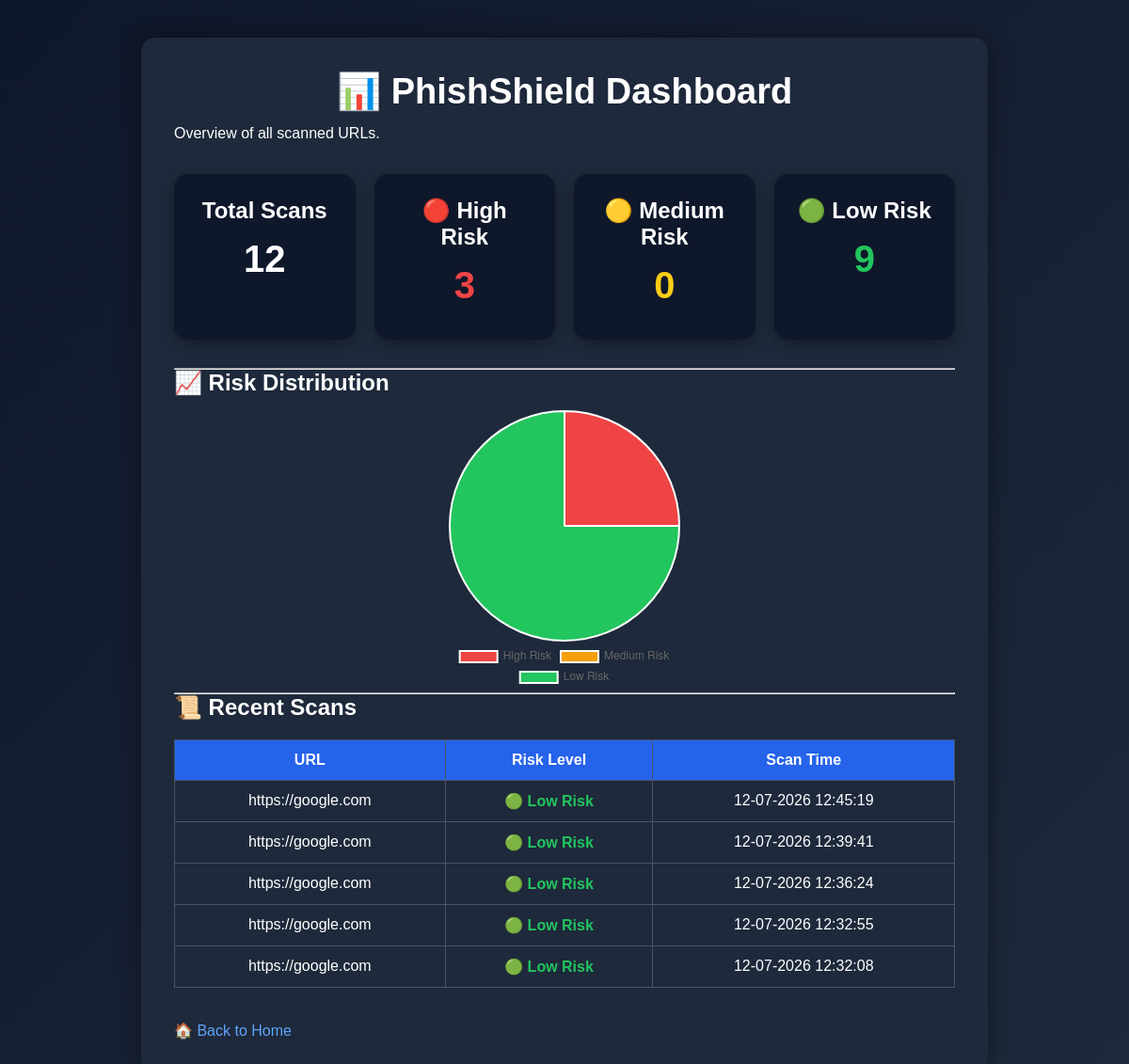
Page /dashboard on the earlier database version.
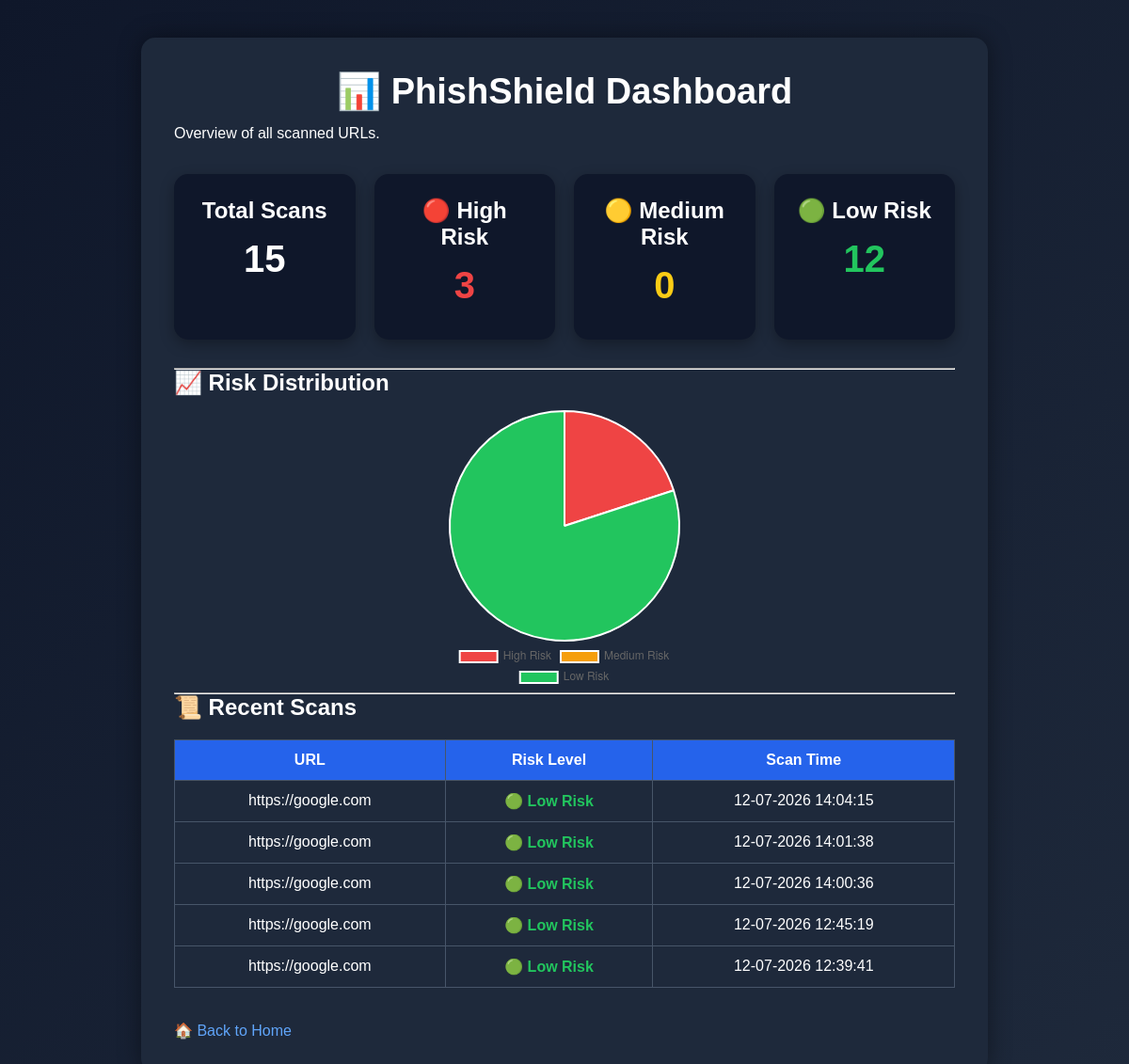
Same page on the later database version.
### tables this page shows
CREATE TABLE scan_history(

        id INTEGER PRIMARY KEY AUTOINCREMENT,

        url TEXT,

        risk_score INTEGER,

        risk_level TEXT,

        scan_time TEXT

    );

### app.py (the view)
@app.route("/dashboard")
def dashboard():
    stats = get_dashboard_stats()
    recent = get_recent_scans()
    return render_template(
        "dashboard.html",
        stats=stats,
        recent=recent
    )

### database.py (called while the page is built)
def get_dashboard_stats():
    conn = sqlite3.connect(DATABASE)
    cursor = conn.cursor()
    cursor.execute("SELECT COUNT(*) FROM scan_history")
    total = cursor.fetchone()[0]
    cursor.execute("""
    SELECT COUNT(*)
    FROM scan_history
    WHERE risk_level='High Risk'
    """)
    high = cursor.fetchone()[0]
    cursor.execute("""
    SELECT COUNT(*)
    FROM scan_history
    WHERE risk_level='Medium Risk'
    """)
    medium = cursor.fetchone()[0]
    cursor.execute("""
    SELECT COUNT(*)
    FROM scan_history
    WHERE risk_level='Low Risk'
    """)
    low = cursor.fetchone()[0]
    conn.close()
    return {
        "total": total,
        "high": high,
        "medium": medium,
        "low": low
    }

def get_recent_scans(limit=5):
    conn = sqlite3.connect(DATABASE)
    cursor = conn.cursor()
    cursor.execute("""
    SELECT
        url,
        risk_level,
        scan_time

    FROM scan_history

    ORDER BY id DESC

    LIMIT ?
    """, (limit,))
    rows = cursor.fetchall()
    conn.close()
    return rows

### templates/dashboard.html (shortened to what this page needs)
<!DOCTYPE html>
<html lang="en">
<head>
    <link rel="stylesheet" href="{{ url_for('static', filename='style.css') }}">
</head>
<body>
<div class="container">
    <h1>📊 PhishShield Dashboard</h1>
    <p>Overview of all scanned URLs.</p>
    <div class="stats">
        <div class="card">
            <h2>Total Scans</h2>
            <h1>{{ stats.total }}</h1>
        </div>
        <div class="card">
            <h2>🔴 High Risk</h2>
            <h1 class="high">{{ stats.high }}</h1>
        </div>
        <div class="card">
            <h2>🟡 Medium Risk</h2>
            <h1 class="medium">{{ stats.medium }}</h1>
        </div>
        <div class="card">
            <h2>🟢 Low Risk</h2>
            <h1 class="low">{{ stats.low }}</h1>
        </div>
    </div>
    <hr>
    <h2>📈 Risk Distribution</h2>
    {% if stats.total > 0 %}
    <div style="max-width:500px; margin:auto;">
        <canvas id="riskChart"></canvas>
    </div>
    {% else %}
    <p>No scans available to display chart.</p>
    {% endif %}
    <hr>
    <h2>📜 Recent Scans</h2>
    <table class="feature-table">
        <tr>
            <th>URL</th>
            <th>Risk Level</th>
            <th>Scan Time</th>
        </tr>
        {% if recent %}
            {% for row in recent %}
            <tr>
                <td>{{ row[0] }}</td>
                <td>
                    {% if row[1] == "Low Risk" %}
                        <span class="low">🟢 {{ row[1] }}</span>
                    {% elif row[1] == "Medium Risk" %}
                        <span class="medium">🟡 {{ row[1] }}</span>
                    {% else %}
                        <span class="high">🔴 {{ row[1] }}</span>
                    {% endif %}
                </td>
                <td>{{ row[2] }}</td>
            </tr>
            {% endfor %}
        {% else %}
            <tr>
                <td colspan="3">
                    No scan history available.
                </td>
            </tr>
        {% endif %}
    </table>
    <br><br>
    <a href="/">🏠 Back to Home</a>
</div>
{% if stats.total > 0 %}
<script>
const ctx = document.getElementById("riskChart");
new Chart(ctx, {
    type: "pie",
    data: {
        labels: [
            "High Risk",
            "Medium Risk",
            "Low Risk"
        ],
        datasets: [{
    data: {{ [stats.high, stats.medium, stats.low] | tojson }},
    backgroundColor: [
        "#ef4444",
        "#f59e0b",
        "#22c55e"
    ]
}]
    },
    options: {
        responsive: true,
        plugins: {
            legend: {
                position: "bottom"
            }
        }
    }
});
</script>
{% endif %}
</body>
</html>

Differences in the rows shown:
no longer on this page (row unchanged): scan_history: url "https://google.com", risk_level "Low Risk", scan_time "12-07-2026 12:36:24"
no longer on this page (row unchanged): scan_history: url "https://google.com", risk_level "Low Risk", scan_time "12-07-2026 12:32:55"
no longer on this page (row unchanged): scan_history: url "https://google.com", risk_level "Low Risk", scan_time "12-07-2026 12:32:08"
added scan_history: url "https://google.com", risk_level "Low Risk", scan_time "12-07-2026 14:04:15"
added scan_history: url "https://google.com", risk_level "Low Risk", scan_time "12-07-2026 14:01:38"
added scan_history: url "https://google.com", risk_level "Low Risk", scan_time "12-07-2026 14:00:36"
Other differences:
{{ stats.total }}: "12" → "15"
{{ stats.low }}: "9" → "12"
chart data {{ [stats.high, stats.medium, stats.low] | tojson }}: [3, 0, 9] → [3, 0, 12]
